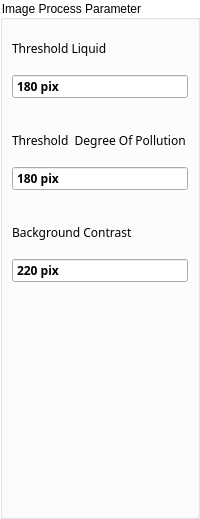
    <widget class="QGroupBox" name="groupBoxImageProcessingThresholds">
     <property name="styleSheet">
      <string notr="true">QGroupBox{
    background-color: transparent;
}

</string>
     </property>
     <property name="title">
      <string>Image Process Parameter</string>
     </property>
     <layout class="QGridLayout" name="gridLayout_2">
      <property name="leftMargin">
       <number>0</number>
      </property>
      <property name="topMargin">
       <number>0</number>
      </property>
      <property name="rightMargin">
       <number>0</number>
      </property>
      <property name="bottomMargin">
       <number>4</number>
      </property>
      <property name="spacing">
       <number>4</number>
      </property>
      <item row="4" column="0">
       <spacer name="verticalSpacer_2">
        <property name="orientation">
         <enum>Qt::Vertical</enum>
        </property>
        <property name="sizeHint" stdset="0">
         <size>
          <width>17</width>
          <height>220</height>
         </size>
        </property>
       </spacer>
      </item>
      <item row="0" column="0">
       <widget class="ContentBoardItem" name="widgetDashBoardThresholBinaryImageLiquid" native="true">
        <property name="minimumSize">
         <size>
          <width>0</width>
          <height>88</height>
         </size>
        </property>
        <property name="maximumSize">
         <size>
          <width>16777215</width>
          <height>88</height>
         </size>
        </property>
        <property name="styleSheet">
         <string notr="true">/*QFrame{
     background:rgb(249,247,248);
     min-height: 80px;
     max-height: 80px;
}

QLabel{
  background:rgb(249,247,248);
  color: rgb(39,51,66);
  font-size: 16px;
  font-family: Siemens Sans;
  min-height: 20px;
  max-height: 20px;
}

QDoubleSpinBox{
  background:rgb(255,255,255);
  color: rgb(39,51,66);
  font-size: 16px;
  font-weight: bold;
  font-family: Siemens Sans;
  min-height: 32px;
  max-height: 32px;
}
*/
QDoubleSpinBox::focus{
 border: 2px solid rgb(0,95,135);
}


</string>
        </property>
        <layout class="QGridLayout" name="gridLayout_13">
         <property name="leftMargin">
          <number>9</number>
         </property>
         <property name="rightMargin">
          <number>9</number>
         </property>
         <item row="0" column="0">
          <widget class="QLabel" name="labelThresholBinaryImageLiquid">
           <property name="font">
            <font>
             <family>Siemens Sans</family>
            </font>
           </property>
           <property name="text">
            <string>Threshold Liquid</string>
           </property>
          </widget>
         </item>
         <item row="1" column="0">
          <widget class="QDoubleSpinBox" name="doubleSpinBoxThresholBinaryImageLiquid">
           <property name="font">
            <font>
             <family>Siemens Sans</family>
             <weight>75</weight>
             <bold>true</bold>
            </font>
           </property>
           <property name="styleSheet">
            <string notr="true"/>
           </property>
           <property name="wrapping">
            <bool>false</bool>
           </property>
           <property name="buttonSymbols">
            <enum>QAbstractSpinBox::NoButtons</enum>
           </property>
           <property name="suffix">
            <string> pix</string>
           </property>
           <property name="decimals">
            <number>0</number>
           </property>
           <property name="minimum">
            <double>0.000000000000000</double>
           </property>
           <property name="maximum">
            <double>256.000000000000000</double>
           </property>
           <property name="singleStep">
            <double>1.000000000000000</double>
           </property>
           <property name="value">
            <double>180.000000000000000</double>
           </property>
          </widget>
         </item>
        </layout>
       </widget>
      </item>
      <item row="1" column="0">
       <widget class="ContentBoardItem" name="widgetDashBoardThresholBinaryImageDegreeOfPollution" native="true">
        <property name="minimumSize">
         <size>
          <width>0</width>
          <height>88</height>
         </size>
        </property>
        <property name="maximumSize">
         <size>
          <width>16777215</width>
          <height>88</height>
         </size>
        </property>
        <property name="styleSheet">
         <string notr="true">/*QFrame{
     background:rgb(249,247,248);
     min-height: 80px;
     max-height: 80px;
}

QLabel{
  background:rgb(249,247,248);
  color: rgb(39,51,66);
  font-size: 16px;
  font-family: Siemens Sans;
  min-height: 20px;
  max-height: 20px;
}

QDoubleSpinBox{
  background:rgb(255,255,255);
  color: rgb(39,51,66);
  font-size: 16px;
  font-weight: bold;
  font-family: Siemens Sans;
  min-height: 32px;
  max-height: 32px;
}

*/
QDoubleSpinBox::focus{
 border: 2px solid rgb(0,95,135);
}


</string>
        </property>
        <layout class="QGridLayout" name="gridLayout_17">
         <property name="leftMargin">
          <number>9</number>
         </property>
         <property name="rightMargin">
          <number>9</number>
         </property>
         <item row="1" column="0">
          <widget class="QLabel" name="labelThresholBinaryImageDegreeOfPollution">
           <property name="font">
            <font>
             <family>Siemens Sans</family>
            </font>
           </property>
           <property name="text">
            <string>Threshold  Degree Of Pollution</string>
           </property>
          </widget>
         </item>
         <item row="2" column="0">
          <widget class="QDoubleSpinBox" name="doubleSpinBoxThresholBinaryImageDegreeOfPollution">
           <property name="font">
            <font>
             <family>Siemens Sans</family>
             <weight>75</weight>
             <bold>true</bold>
            </font>
           </property>
           <property name="styleSheet">
            <string notr="true"/>
           </property>
           <property name="wrapping">
            <bool>false</bool>
           </property>
           <property name="buttonSymbols">
            <enum>QAbstractSpinBox::NoButtons</enum>
           </property>
           <property name="suffix">
            <string> pix</string>
           </property>
           <property name="decimals">
            <number>0</number>
           </property>
           <property name="minimum">
            <double>0.000000000000000</double>
           </property>
           <property name="maximum">
            <double>256.000000000000000</double>
           </property>
           <property name="singleStep">
            <double>1.000000000000000</double>
           </property>
           <property name="value">
            <double>180.000000000000000</double>
           </property>
          </widget>
         </item>
        </layout>
       </widget>
      </item>
      <item row="2" column="0">
       <widget class="ContentBoardItem" name="ContentBoardBackgroundContrast" native="true">
        <property name="minimumSize">
         <size>
          <width>0</width>
          <height>88</height>
         </size>
        </property>
        <property name="maximumSize">
         <size>
          <width>16777215</width>
          <height>88</height>
         </size>
        </property>
        <property name="styleSheet">
         <string notr="true">/*QFrame{
     background:rgb(249,247,248);
     min-height: 80px;
     max-height: 80px;
}

QLabel{
  background:rgb(249,247,248);
  color: rgb(39,51,66);
  font-size: 16px;
  font-family: Siemens Sans;
  min-height: 20px;
  max-height: 20px;
}

QDoubleSpinBox{
  background:rgb(255,255,255);
  color: rgb(39,51,66);
  font-size: 16px;
  font-weight: bold;
  font-family: Siemens Sans;
  min-height: 32px;
  max-height: 32px;
}

*/
QDoubleSpinBox::focus{
 border: 2px solid rgb(0,95,135);
}


</string>
        </property>
        <layout class="QGridLayout" name="gridLayout_19">
         <property name="leftMargin">
          <number>9</number>
         </property>
         <property name="rightMargin">
          <number>9</number>
         </property>
         <item row="1" column="0">
          <widget class="QLabel" name="labelBackgroundContrast">
           <property name="font">
            <font>
             <family>Siemens Sans</family>
            </font>
           </property>
           <property name="text">
            <string>Background Contrast</string>
           </property>
          </widget>
         </item>
         <item row="2" column="0">
          <widget class="QDoubleSpinBox" name="doubleSpinBoxBackgroundContrast">
           <property name="font">
            <font>
             <family>Siemens Sans</family>
             <weight>75</weight>
             <bold>true</bold>
            </font>
           </property>
           <property name="styleSheet">
            <string notr="true"/>
           </property>
           <property name="wrapping">
            <bool>false</bool>
           </property>
           <property name="buttonSymbols">
            <enum>QAbstractSpinBox::NoButtons</enum>
           </property>
           <property name="suffix">
            <string> pix</string>
           </property>
           <property name="decimals">
            <number>0</number>
           </property>
           <property name="minimum">
            <double>0.000000000000000</double>
           </property>
           <property name="maximum">
            <double>256.000000000000000</double>
           </property>
           <property name="singleStep">
            <double>1.000000000000000</double>
           </property>
           <property name="value">
            <double>220.000000000000000</double>
           </property>
          </widget>
         </item>
        </layout>
       </widget>
      </item>
     </layout>
    </widget>
